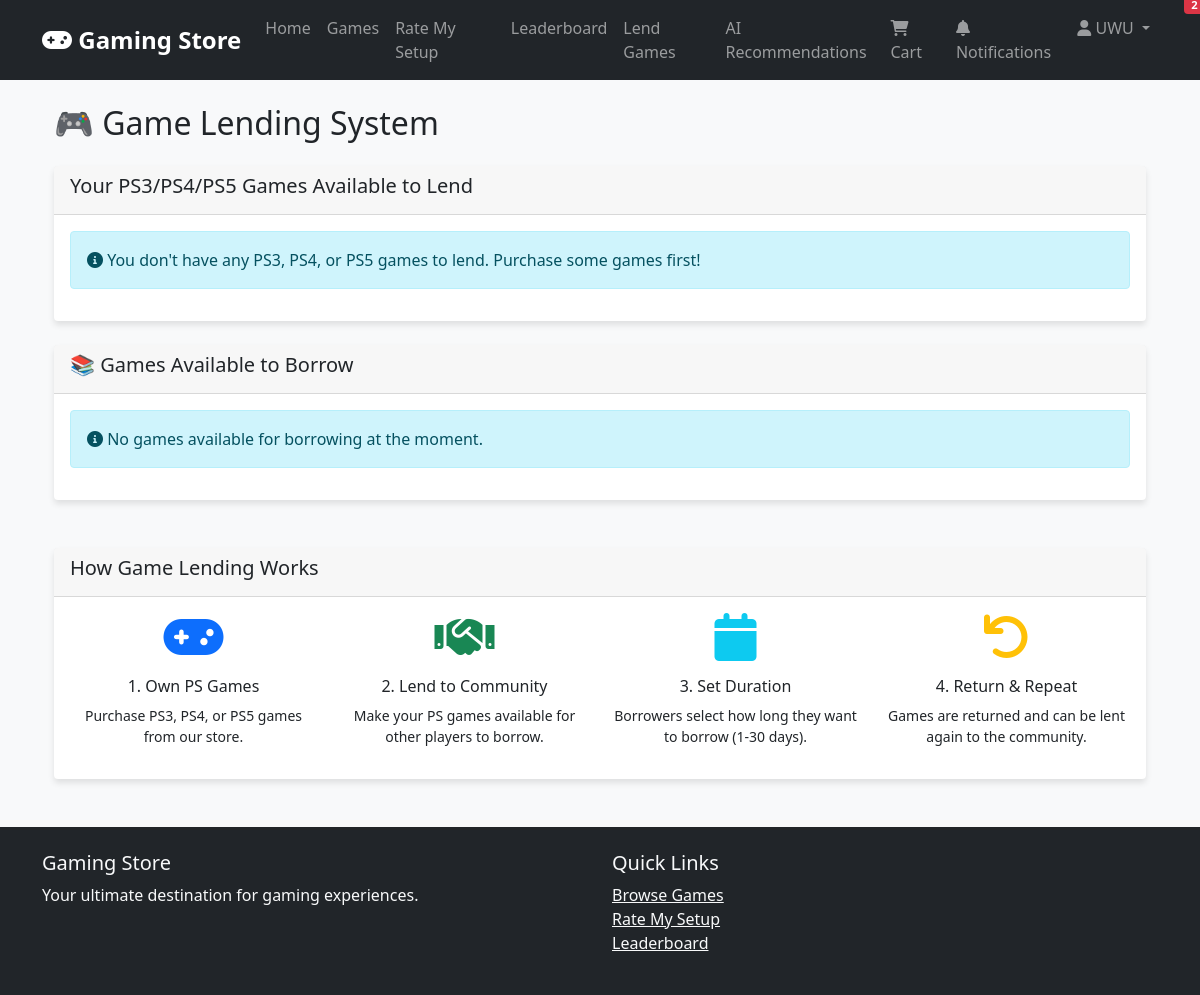
The app's page /lend_games (signed in), older data.
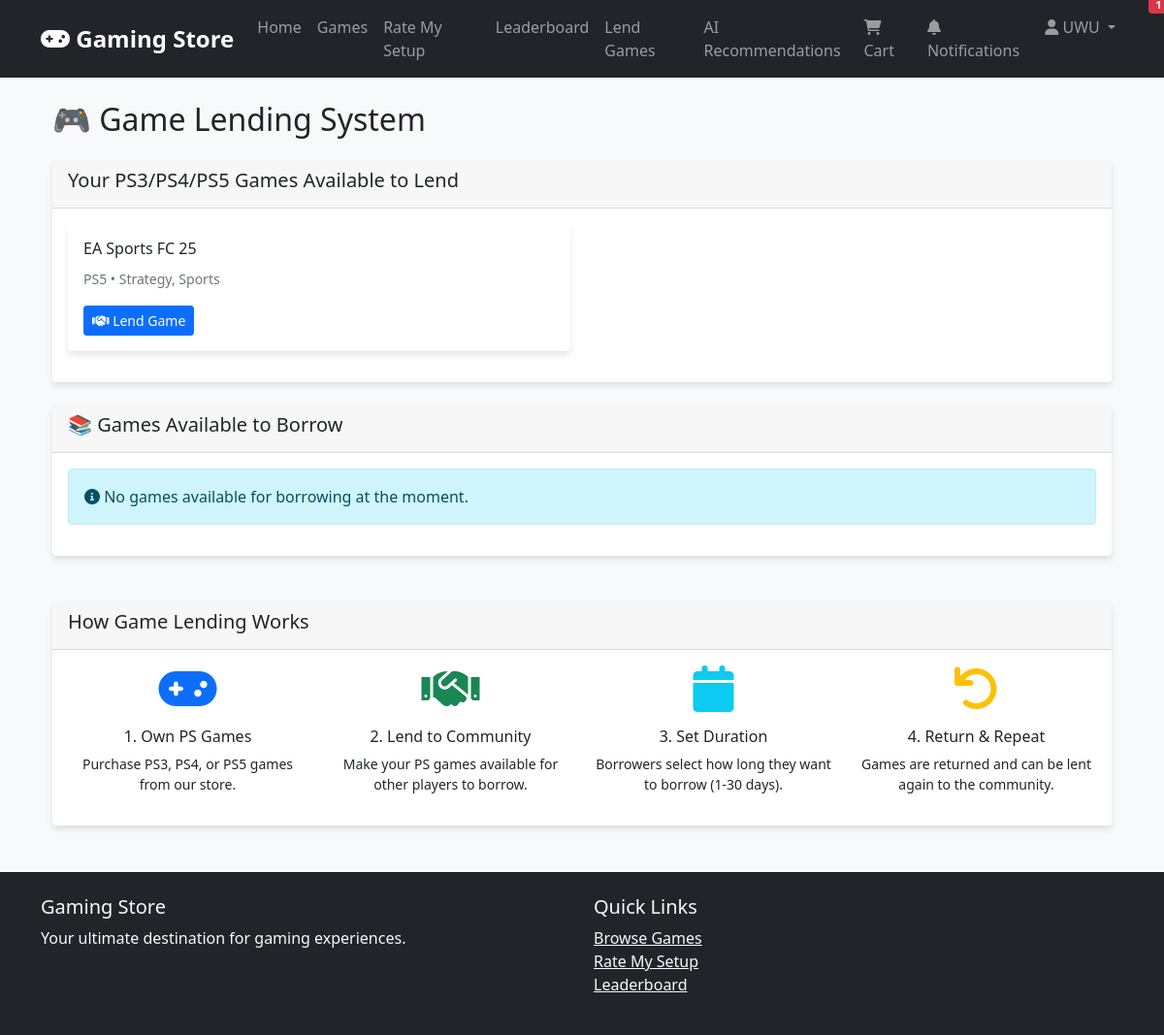
The same page, newer data.
### app.py (models this page shows)
class Game(db.Model):
    id = db.Column(db.Integer, primary_key=True)
    title = db.Column(db.String(200), nullable=False)
    description = db.Column(db.Text)
    price = db.Column(db.Float, nullable=False)
    genre = db.Column(db.String(100))
    platform = db.Column(db.String(100))
    release_date = db.Column(db.Date)
    image_url = db.Column(db.String(200))
    voice_preview_url = db.Column(db.String(200))
    is_available = db.Column(db.Boolean, default=True)
    created_at = db.Column(db.DateTime, default=datetime.utcnow)

### app.py (the view)
@app.route('/lend_games')
@login_required
def lend_games():
    purchased_games = db.session.query(Game).join(Purchase).filter(
        Purchase.user_id == current_user.id
    ).all()
    ps_games = []
    for game in purchased_games:
        if game.platform:
            platforms = [p.strip() for p in game.platform.split(',')]
            if any(p in ['PS3', 'PS4', 'PS5'] for p in platforms):
                ps_games.append(game)
    available_lendings = GameLending.query.filter_by(borrower_id=None).all()
    user_lendings = GameLending.query.filter_by(lender_id=current_user.id).all()
    borrowed_games = GameLending.query.filter_by(borrower_id=current_user.id, is_returned=False).all()
    return render_template('lend_games.html',
                         ps_games=ps_games,
                         available_lendings=available_lendings,
                         user_lendings=user_lendings,
                         borrowed_games=borrowed_games)

### app.py (called while the page is built, shortened)
@login_manager.user_loader
def load_user(user_id):
    return User.query.get(int(user_id))

def check_overdue_games():
    current_time = datetime.utcnow()
    overdue_lendings = GameLending.query.filter(
        GameLending.borrower_id.isnot(None),
        GameLending.is_returned == False,
        GameLending.return_date < current_time,
        GameLending.overdue_notification_sent == False
    ).all()
    db.session.commit()
    return len(overdue_lendings)

def check_expired_bans():
    current_time = datetime.utcnow()
    expired_bans = User.query.filter(
        User.is_banned == True,
        User.ban_duration_days.isnot(None),
        User.banned_at.isnot(None)
    ).all()
    if expired_bans:
        db.session.commit()
        return len(expired_bans)
    return 0

### templates/lend_games.html (shortened to what the changed rows need)
{% extends "base.html" %}
{% block content %}
<div class="container">
    <h2 class="mb-4">🎮 Game Lending System</h2>
    {% set overdue_games = [] %}
    {% for lending in user_lendings %}
        {% if lending.borrower_id and not lending.is_returned and lending.is_overdue %}
            {% set _ = overdue_games.append(lending) %}
        {% endif %}
    {% endfor %}
    <div class="row mb-4">
        <div class="col-12">
            <div class="card">
                <div class="card-body">
                    {% if ps_games %}
                    <div class="row">
                        {% for game in ps_games %}
                        <div class="col-md-6 mb-3">
                            <div class="card border-primary">
                                <div class="card-body">
                                    <h6 class="card-title">{{ game.title }}</h6>
                                    <p class="card-text">
                                        <small class="text-muted">
                                            {{ game.platform }} • {{ game.genre }}
                                        </small>
                                    </p>
                                    {% set is_lent = false %}
                                    {% set is_borrowed = false %}
                                    {% set lending_id_to_delete = none %}
                                    {% for lending in user_lendings %}
                                        {% if lending.game_id == game.id %}
                                            {% if lending.borrower_id and not lending.is_returned %}
                                                {% set is_borrowed = true %}
                                            {% elif not lending.borrower_id %}
                                                {% set is_lent = true %}
                                                {% set lending_id_to_delete = lending.id %}
                                            {% endif %}
                                        {% endif %}
                                    {% endfor %}
                                    {% if is_lent %}
                                        <div class="d-flex justify-content-between align-items-center">
                                            <span class="badge bg-success">Available for Lending</span>
                                            <form action="{{ url_for('delete_lending', lending_id=lending_id_to_delete) }}" method="post" style="display: inline;">
                                                <button type="submit" class="btn btn-danger btn-sm" onclick="return confirm('Are you sure you want to remove this lending post?')">
                                                    <i class="fas fa-trash"></i> Delete Post
                                                </button>
                                            </form>
                                        </div>
                                    {% elif is_borrowed %}
                                        <span class="badge bg-warning">Currently Borrowed</span>
                                    {% else %}
                                        <a href="{{ url_for('lend_game', game_id=game.id) }}" class="btn btn-primary btn-sm">
                                            <i class="fas fa-handshake"></i> Lend Game
                                        </a>
                                    {% endif %}
                                </div>
                            </div>
                        </div>
                        {% endfor %}
                    </div>
                    {% else %}
                    <div class="alert alert-info">
                        <i class="fas fa-info-circle"></i> You don't have any PS3, PS4, or PS5 games to lend. Purchase some games first!
                    </div>
                    {% endif %}
                </div>
            </div>
        </div>
    </div>
    {% set returned_games = [] %}
    {% for lending in user_lendings %}
        {% if lending.is_returned %}
            {% set _ = returned_games.append(lending.game) %}
        {% endif %}
    {% endfor %}
    {% set borrowed_by_others = [] %}
    {% for lending in user_lendings %}
        {% if lending.borrower_id and not lending.is_returned %}
            {% set _ = borrowed_by_others.append(lending) %}
        {% endif %}
    {% endfor %}
</div>
{% endblock %}

Row changes from the older to the newer data that the page shows:
added Game: title "EA Sports FC 25", platform "PS5", genre "Strategy, Sports"
Text that changed along with them:
text no longer shown: "You don't have any PS3, PS4, or PS5 games to lend. Purchase some games first!"
